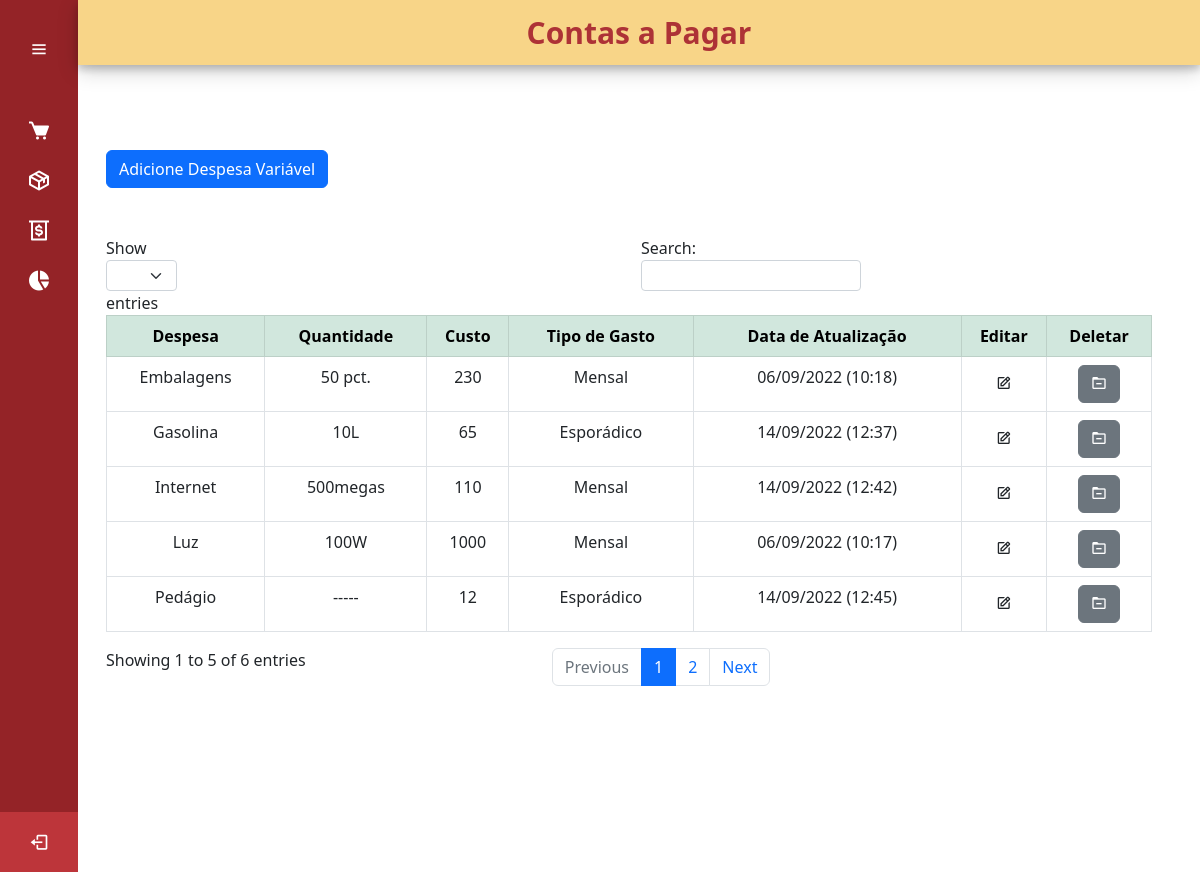
/gastos, run on an earlier commit of the app's database.
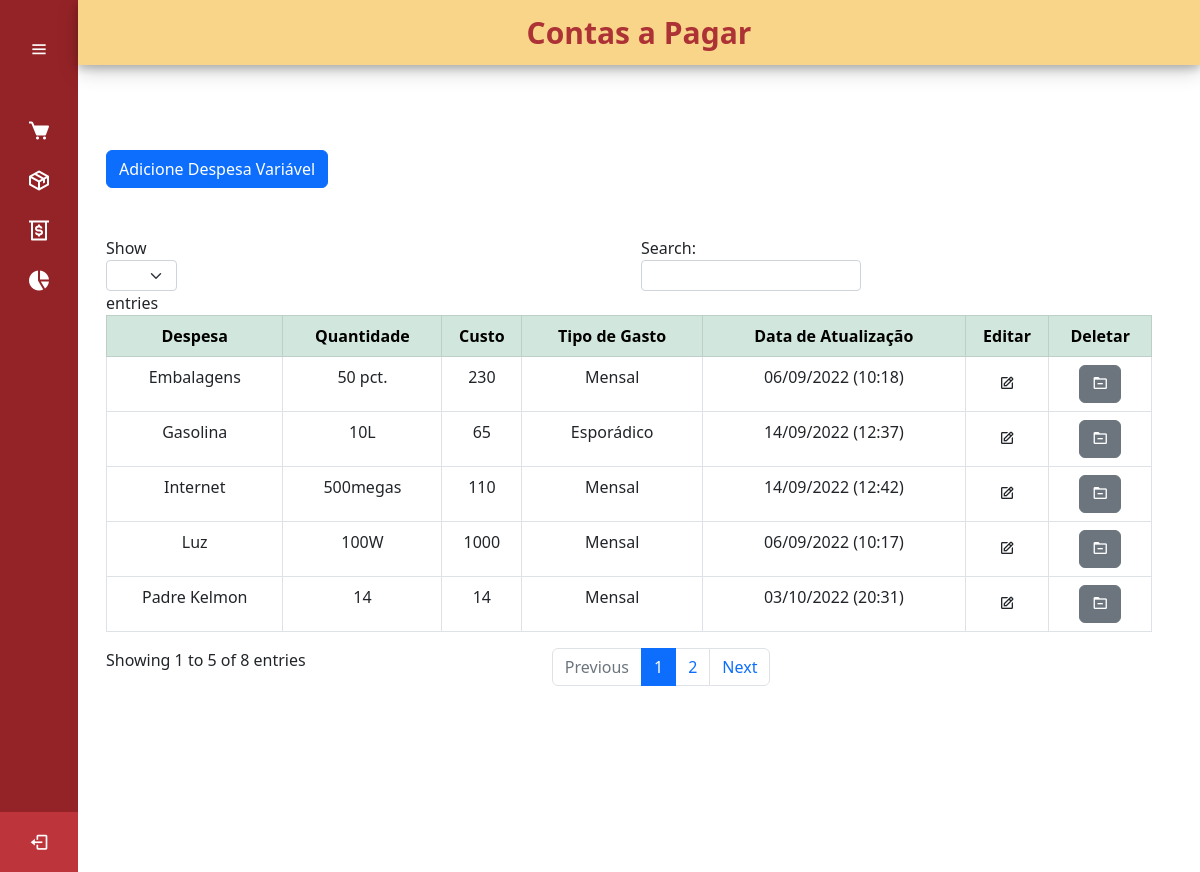
And on a later commit of the database.
### cadastro/models.py (models this page shows, shortened)
class ListaDespesas(models.Model):
    GASTO = (
        ('Semanal', 'Semanal'),
        ('Mensal', 'Mensal'),
        ('Esporádico', 'Esporádico'),
    )
    nome_despesa = models.CharField(max_length=50, verbose_name='Despesas')
    quantidade_despesa = models.CharField(max_length=50, verbose_name='Qntd.')
    custo = models.IntegerField(verbose_name='Custo')
    tipo_gasto = models.CharField(max_length=50, choices= GASTO, verbose_name='Tipo de Gasto')
    data_atualizacao = models.DateTimeField(auto_now_add=True ,verbose_name='Data de Atualização')
    nota_despesa = models.TextField()

### cadastro/views.py (the view)
# urls.py: path('gastos', views.despesa_List, name='gastos'),
def despesa_List(request):
    despesa_list = ListaDespesas.objects.all()
    return render(request, "paginas/gastos.html", {'despesas': despesa_list })

### paginas/templates/paginas/gastos.html (shortened to what this page needs)
{% extends 'paginas/modelo.html' %}
{% load static %}
{% block conteudo %}
<div class="home_content">
    <div class="conteudo_pagina">
        <div class="container">
            <br><br><br>
            <button type="button" class="btn btn-primary" data-bs-toggle="modal" data-bs-target="#addModal">
                Adicione Despesa Variável
            </button>
            <br><br><br>
            <table class="table table-bordered" id="tabela_despesa" style="text-align: center ;">
                <thead class="table-success">
                    <tr>
                        <th>Despesa</th>
                        <th>Quantidade</th>
                        <th>Custo</th>
                        <th>Tipo de Gasto</th>
                        <th>Data de Atualização</th>
                        <th>Editar</th>
                        <th>Deletar</th>
                    </tr>
                </thead>
                {% for despesa in despesas %}
                <tr>
                    <td>{{ despesa.nome_despesa }}</td>
                    <td>{{ despesa.quantidade_despesa }}</td>
                    <td>{{ despesa.custo }}</td>
                    <td>{{ despesa.tipo_gasto}}</td>
                    <td>{{ despesa.data_atualizacao | date:'d/m/Y (H:i)'}}</td>
                    <td>
                        <a class="btn btn-sucess text-center" title="Editar Despesa">
                            <i class='bx bx-edit'></i>
                        </a>
                    </td>
                    <td>
                        <a class="btn btn-secondary text-center" title="Deletar Despesa">
                            <i class='bx bx-folder-minus'></i>
                        </a>
                    </td>
                </tr>
                {% endfor %}
            </table>
        </div>
    </div>
</div>
{% endblock %}

### paginas/templates/paginas/modelo.html (shortened to what this page needs)
{% load static %}
<!DOCTYPE html>
<html lang="pt-br">
<head>
    <link rel="stylesheet" href="{% static 'css/styles.css' %}">
    <link href='https://unpkg.com/boxicons@2.1.2/css/boxicons.min.css' rel='stylesheet'>
    <link href="https://cdn.jsdelivr.net/npm/bootstrap@5.2.0/dist/css/bootstrap.min.css" rel="stylesheet"
>
    <link rel="stylesheet" href="https://cdnjs.cloudflare.com/ajax/libs/twitter-bootstrap/5.2.0/css/bootstrap.min.css">
    <link href="https://cdn.jsdelivr.net/npm/select2@4.1.0-rc.0/dist/css/select2.min.css" rel="stylesheet" />
</head>
<body>
    {% block sidebar %}
    <div class="sidebar">
        <div class="logo_content">
            <i class='bx bx-menu' id="btn"></i>
        </div>
        <ul class="nav_list">
            <li>
                <a href="{% url 'vendas' %}">
                    <i class='bx bxs-cart'></i>
                </a>
            </li>
            <li>
                <a href="{% url 'estoque' %}">
                    <i class='bx bx-package'></i>
                </a>
            </li>
            <li>
                <a href="{% url 'gastos' %}">
                    <i class='bx bx-money-withdraw'></i>
                </a>
            </li>
            <li>
                <a href="{% url 'relatorios' %}">
                    <i class='bx bxs-pie-chart-alt-2'></i>
                </a>
            </li>
        </ul>
        <div class="profile_content">
            <div class="profile">
                <a href="{% url 'logout' %}">
                    <i class='bx bx-log-out' id="log_out"></i>
                </a>
            </div>
        </div>
    </div>
    {% endblock %}
    {% block titulo_pagina %}
    <div class="home_title">
        {% if request.path == '/vendas' %}
        <div class="titulo_pagina">Vendas</div>
        {% elif request.path == '/estoque' %}
        <div class="titulo_pagina">Estoque</div>
        {% elif request.path == '/gastos' %}
        <div class="titulo_pagina">Contas a Pagar</div>
        {% elif request.path == '/relatorios' %}
        <div class="titulo_pagina">Relatórios</div>
        {% endif %}
    </div>
    {% endblock %}
    {% block conteudo %}{% endblock %}
</body>
</html>

### static/css/styles.css (style rules this page uses)
.nav_list { padding-left: 0; display: flex; justify-content: center; align-items: flex-start; flex-wrap: wrap; }
.sidebar { position: fixed; top: 0; left: 0; height: 100%; width: 78px; background: #942327; padding: 6px 14px; transition: all 0.5s ease; }
.sidebar #btn { padding: 18px; position: absolute; color: #fff; left: 50%; top: 6px; font-size: 20px; text-align: center; line-height: 50px; transform: translateX(-50%); }
.sidebar ul { margin-top: 20px; }
.sidebar ul li { position: relative; height: 50px; width: 100%; margin: 0 5px; list-style: none; line-height: 50px; }
.sidebar ul li a { color: #fff; display: flex; align-items: center; text-decoration: none; transition: all 0.4s ease; border-radius: 12px; white-space: nowrap; }
.sidebar ul li a i { height: 50px; font-size: 24px; min-width: 50px; border-radius: 12px; line-height: 50px; text-align: center; }
.sidebar .profile_content { position: absolute; color: #fff; bottom: 0; left: 0; width: 100%; }
.sidebar .profile_content .profile { position: relative; padding: 10px 6px; height: 60px; background: #bd353a; }
.profile { display: flex; align-items: center; }
.profile #log_out { position: absolute; left: 50%; bottom: 5px; transform: translateX(-50%); min-width: 50px; line-height: 50px; font-size: 20px; border-radius: 12px; text-align: center; color: #fff; }
.home_title { position: absolute; left: 78px; width: calc(100% - 78px); transition: all 0.5s ease; }
.home_title .titulo_pagina { background: #f8d588; font-size: 30px; font-weight: bolder; margin: 0%; padding: 10px; text-align: center; color: #AD3236; box-shadow: 0 4px 8px 0 rgba(0, 0, 0, 0.2), 0 6px 20px 0 rgba(0, 0, 0, 0.19); }
.home_content { height: calc(100% - 60px); width: calc(100% - 98px); position: absolute; top: 78px; left: 78px; transition: all 0.5s ease; padding: 0 16px; }

What changed in the data, as far as the page shows it:
no longer on this page (row unchanged): ListaDespesas: nome_despesa "Pedágio", quantidade_despesa "-----", custo "12", tipo_gasto "Esporádico", data_atualizacao "14/09/2022 (12:45)"
added ListaDespesas: nome_despesa "Padre Kelmon", quantidade_despesa "14", custo "14", tipo_gasto "Mensal", data_atualizacao "03/10/2022 (20:31)"
Also different on the page:
text written by a page script: "Show entries Search: Showing 1 to 5 of 6 entries Previous 1 2 Next" → "Show entries Search: Showing 1 to 5 of 8 entries Previous 1 2 Next"
